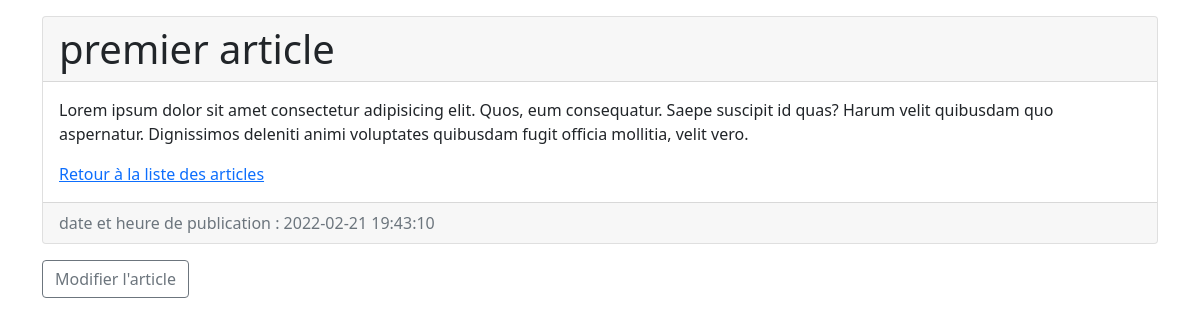
Screenshot of /article.php?id=1 with the database file from the repository.
### tables this page shows
create table article (
    id int not null auto_increment primary key,
    nom varchar(255),
    contenu text,
    createDate timestamp
);

### article.php (the view, shortened to what this page needs)
<?php
$userDb = "root";
$passwordDb ="";
$pdo = new PDO('mysql:host=localhost;dbname=blog', $userDb, $passwordDb, [
    PDO::ATTR_ERRMODE => PDO::ERRMODE_EXCEPTION,
    PDO::ATTR_DEFAULT_FETCH_MODE => PDO::FETCH_OBJ
]);
$error = null;
try{
    $query = $pdo->prepare('SELECT * FROM article WHERE id = :id');
    $query->execute([
        'id' => $_GET['id']
    ]);
    $article = $query -> fetch();
} catch (PDOException $e) {
    $error = $e -> getMessage();
}
?>
<!doctype html>
<html lang="fr-FR">
    <head>
        <link rel="stylesheet" href="https://cdn.jsdelivr.net/npm/bootstrap@5.1.3/dist/css/bootstrap.min.css">
    </head>
    <body>
    <?php if($error): ?>
        <div class="alert alert-danger"><?= $error ?></div>
    <?php else: ?>
        <div class="container">
            <div class="card mb-3 mt-3">
                <h1 class="card-header"><?= htmlentities($article->nom)?></h1>
                <div class="card-body">
                    <p class="card-text"><?= htmlentities($article->contenu)?></p>
                    <a href="/blog/index.php" class="card-link">Retour à la liste des articles</a>
                </div>
                <div class="card-footer text-muted">
                    <?= "date et heure de publication : ".date($article->createDate) ?>
                </div>
            </div>
            <a href="/blog/form.php?id=<?= $article->id ?>"><button class="btn btn-outline-secondary">Modifier l'article</button></a>
        </div>
    <?php endif ?>
    </body>
</html>

### rows the page displays
article: nom "premier article", contenu "Lorem ipsum dolor sit amet consectetur adipisicing elit. Quos, eum consequatur. Saepe suscipit id quas? Harum velit quibusdam quo aspernatur. Dignissimos deleniti animi voluptates quibusdam fugit officia mollitia, velit vero.", createDate "2022-02-21 19:43:10"
